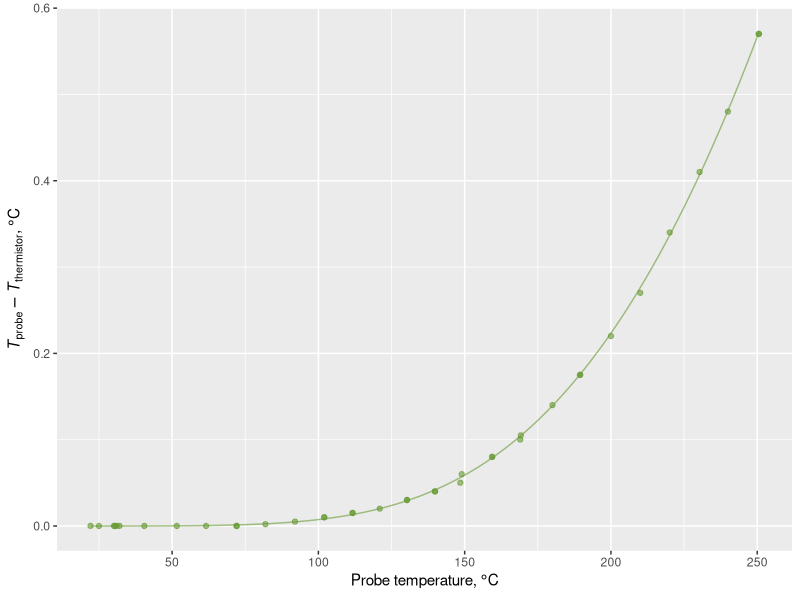

Write the R code that produced this figure.
library(ggplot2)


data <- read.table('simulation.tab')
names(data) = c('probe', 'thermistor', 'nozzle', 'heater')

func <- function(x) 108.2518 * exp( -1744.688 / (x + 82.16401) ) - 4.782322e-05

#postscript(file='', command='cat', paper='special', onefile=F, horizontal=F, width=10, height=4, pointsize=8)
png(filename = 'gradient.png', width = 1200, height = 600, pointsize = 16, bg = "white", res = 120)

ggplot() +
  stat_function(fun = func, data = data, mapping = aes(x = probe, y = func(probe), color = 'b'), show.legend = FALSE) +
  scale_colour_manual('',
    values = c(rgb(0.4, 0.6, 0.2, 0.6), rgb(0.4, 0.6, 0.2, 0.6))
  ) +
  geom_point(data = data, mapping = aes(x = probe, y = 0.0001 + probe - thermistor, color = 'a'), shape = 19, size = 1.5) +
  xlab(expression('Probe temperature, ' * degree * C)) +
  ylab(expression(italic(T)[probe] - italic(T)[thermistor] * ', ' * degree * C)) +
  theme(legend.position = 'none')
